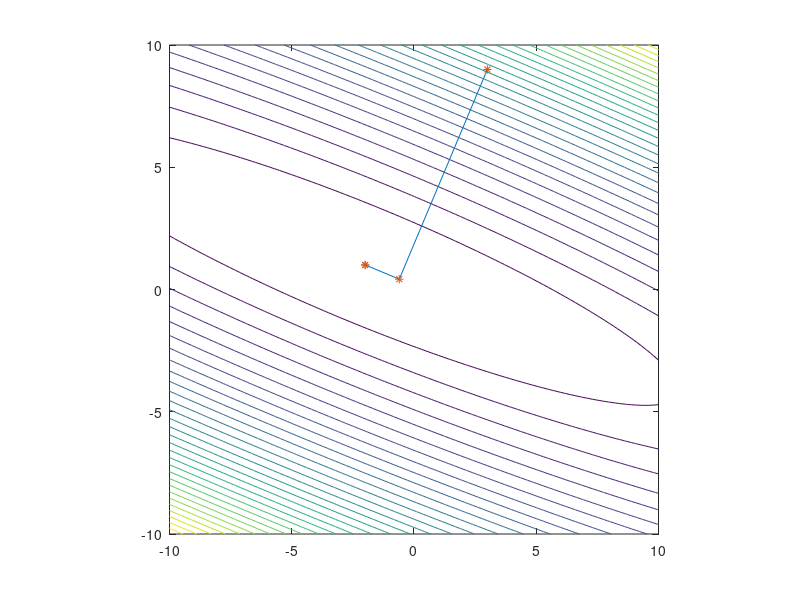

Source code (MATLAB):
%question 3
function testCGD()
    clear all; close all; clc; 
    xo=[randi(10); randi(10)];

    A=[1 2; 2 5]; b=[0;1];

    x1=-10:.1:10;
    x2=-10:.1:10;
    [X1,X2] = meshgrid(x1,x2);
    Z = (1/2)*X1.^2+2*X1.*X2+(5/2)*X2.^2-X2+4;
    contour (X1,X2,Z, 30);

    Tx = inv(A)*b;

    [xn, i] = normalGD(A, xo, b); 
    i
    [Tx xn]
end

function [xn, i] = normalGD(A, xo, b)
    xa=xo; 
    for i=1:inf
        g=A*xo-b; 
        alpha=g'*g/(g'*A*g); 
        xn=xo-alpha*g;
        xa=[xa xn];
        xo = xn;
        errnorm=norm(A*xn-b,2);
        if errnorm <0.001 
            break;
        end
    end 
    hold on
    plot(xa(1, :) ,xa(2,: ));
    hold on
    plot(xa(1, :),xa (2, :), '*');
    axis equal 
end